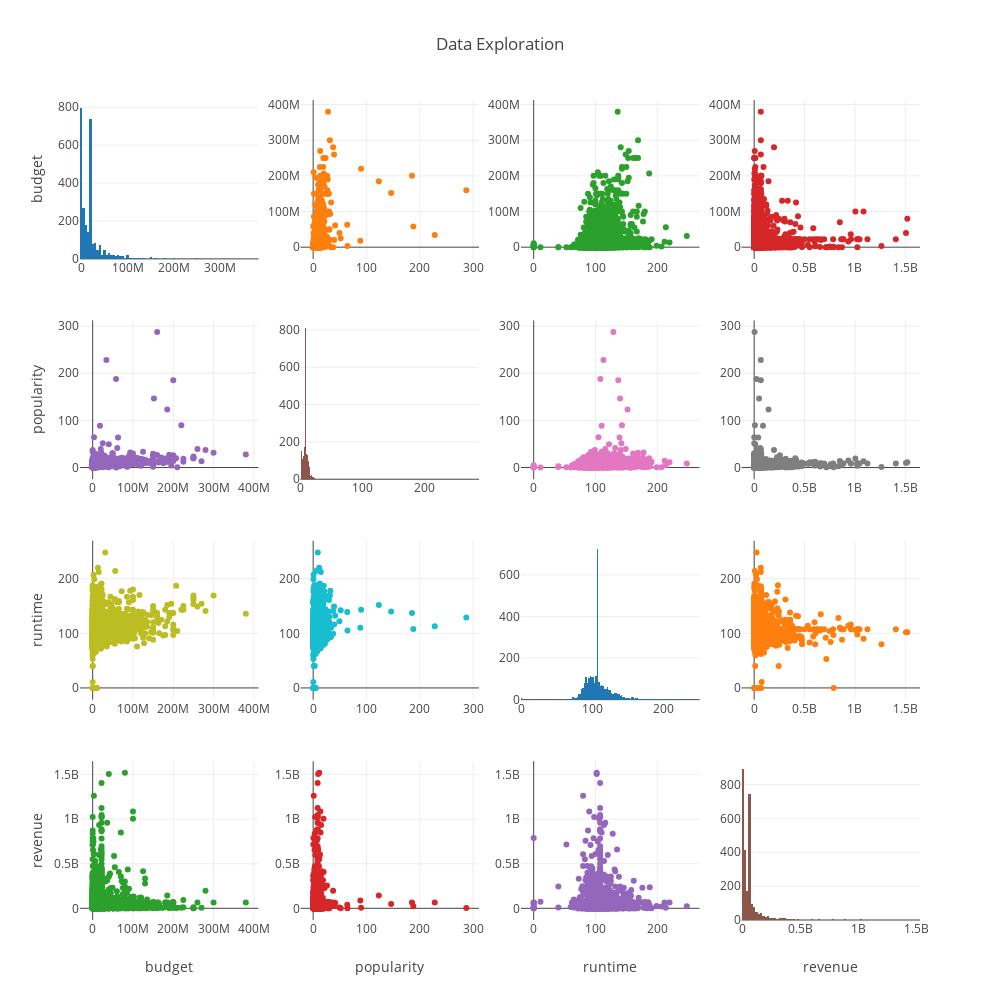

The code cell stored with this chart in its notebook:
### Code cell
#Comparing correlatons between Consumption_per_NIA/log_NIA/Property Type 


figure = ff.create_scatterplotmatrix(
    df_t[['budget', 'popularity',"runtime","revenue"]],
    height=1000,
    width=1000,
    diag='histogram',
    title="Data Exploration")
iplot(figure)

### Figure 1 — Plotly figure (JSON) as saved in the notebook; plotly's stock layout.template omitted (floating-point values rounded to 4 significant figures; data arrays with more than 128 entries replaced by an {"elided": "..."} marker saying what was removed)
{"data": [{"showlegend": false, "type": "histogram", "uid": "81185052-bd65-43b8-855a-07ac10d697fc", "x": {"elided": "2731 float values"}, "xaxis": "x", "yaxis": "y"}, {"marker": {"size": 6}, "mode": "markers", "showlegend": false, "type": "scatter", "uid": "0d15e00d-ff50-4fb8-a2df-b5968dc04c44", "x": {"elided": "2731 float values"}, "xaxis": "x2", "y": {"elided": "2731 float values"}, "yaxis": "y2"}, {"marker": {"size": 6}, "mode": "markers", "showlegend": false, "type": "scatter", "uid": "3c4ea7b5-9a00-4dd5-a023-3eaa785e8f0b", "x": {"elided": "2731 float values"}, "xaxis": "x3", "y": {"elided": "2731 float values"}, "yaxis": "y3"}, {"marker": {"size": 6}, "mode": "markers", "showlegend": false, "type": "scatter", "uid": "c570ef3d-12c0-46cf-9d59-0840ca1368f6", "x": {"elided": "2731 float values"}, "xaxis": "x4", "y": {"elided": "2731 float values"}, "yaxis": "y4"}, {"marker": {"size": 6}, "mode": "markers", "showlegend": false, "type": "scatter", "uid": "cac6d439-b362-472d-89ce-10c8ef9a4dfe", "x": {"elided": "2731 float values"}, "xaxis": "x5", "y": {"elided": "2731 float values"}, "yaxis": "y5"}, {"showlegend": false, "type": "histogram", "uid": "a213b540-4e63-4b51-97e9-77ec5ee6adc8", "x": {"elided": "2731 float values"}, "xaxis": "x6", "yaxis": "y6"}, {"marker": {"size": 6}, "mode": "markers", "showlegend": false, "type": "scatter", "uid": "a45d7a2a-3a17-4319-94db-108b099742f3", "x": {"elided": "2731 float values"}, "xaxis": "x7", "y": {"elided": "2731 float values"}, "yaxis": "y7"}, {"marker": {"size": 6}, "mode": "markers", "showlegend": false, "type": "scatter", "uid": "cef62d5c-2214-41e1-97ac-714bc76ead52", "x": {"elided": "2731 float values"}, "xaxis": "x8", "y": {"elided": "2731 float values"}, "yaxis": "y8"}, {"marker": {"size": 6}, "mode": "markers", "showlegend": false, "type": "scatter", "uid": "b75af523-645c-47e8-aacd-4aef94ff8b31", "x": {"elided": "2731 float values"}, "xaxis": "x9", "y": {"elided": "2731 float values"}, "yaxis": "y9"}, {"marker": {"size": 6}, "mode": "markers", "showlegend": false, "type": "scatter", "uid": "33fe9d67-d557-4a92-9ba0-f174b06847de", "x": {"elided": "2731 float values"}, "xaxis": "x10", "y": {"elided": "2731 float values"}, "yaxis": "y10"}, {"showlegend": false, "type": "histogram", "uid": "8219c09a-287d-41e5-aba8-e95db0d93b97", "x": {"elided": "2731 float values"}, "xaxis": "x11", "yaxis": "y11"}, {"marker": {"size": 6}, "mode": "markers", "showlegend": false, "type": "scatter", "uid": "294754d0-9a72-4f1b-9024-f9f4e87748a6", "x": {"elided": "2731 float values"}, "xaxis": "x12", "y": {"elided": "2731 float values"}, "yaxis": "y12"}, {"marker": {"size": 6}, "mode": "markers", "showlegend": false, "type": "scatter", "uid": "e4742e7f-4619-43af-ac4f-3f37276c2d8a", "x": {"elided": "2731 float values"}, "xaxis": "x13", "y": {"elided": "2731 float values"}, "yaxis": "y13"}, {"marker": {"size": 6}, "mode": "markers", "showlegend": false, "type": "scatter", "uid": "b0ed72f3-12fc-414f-ad81-0e1a99d41a1c", "x": {"elided": "2731 float values"}, "xaxis": "x14", "y": {"elided": "2731 float values"}, "yaxis": "y14"}, {"marker": {"size": 6}, "mode": "markers", "showlegend": false, "type": "scatter", "uid": "e387d0ad-cc59-4381-a925-86ca93d340ce", "x": {"elided": "2731 float values"}, "xaxis": "x15", "y": {"elided": "2731 float values"}, "yaxis": "y15"}, {"showlegend": false, "type": "histogram", "uid": "4aeef68f-1f5f-441b-bc2a-fdcdd0259ab1", "x": {"elided": "2731 float values"}, "xaxis": "x16", "yaxis": "y16"}], "layout": {"height": 1000, "showlegend": true, "title": {"text": "Data Exploration"}, "width": 1000, "xaxis": {"anchor": "y", "domain": [0, 0.2125]}, "xaxis10": {"anchor": "y10", "domain": [0.2625, 0.475]}, "xaxis11": {"anchor": "y11", "domain": [0.525, 0.7375]}, "xaxis12": {"anchor": "y12", "domain": [0.7875, 1]}, "xaxis13": {"anchor": "y13", "domain": [0, 0.2125], "title": {"text": "budget"}}, "xaxis14": {"anchor": "y14", "domain": [0.2625, 0.475], "title": {"text": "popularity"}}, "xaxis15": {"anchor": "y15", "domain": [0.525, 0.7375], "title": {"text": "runtime"}}, "xaxis16": {"anchor": "y16", "domain": [0.7875, 1], "title": {"text": "revenue"}}, "xaxis2": {"anchor": "y2", "domain": [0.2625, 0.475]}, "xaxis3": {"anchor": "y3", "domain": [0.525, 0.7375]}, "xaxis4": {"anchor": "y4", "domain": [0.7875, 1]}, "xaxis5": {"anchor": "y5", "domain": [0, 0.2125]}, "xaxis6": {"anchor": "y6", "domain": [0.2625, 0.475]}, "xaxis7": {"anchor": "y7", "domain": [0.525, 0.7375]}, "xaxis8": {"anchor": "y8", "domain": [0.7875, 1]}, "xaxis9": {"anchor": "y9", "domain": [0, 0.2125]}, "yaxis": {"anchor": "x", "domain": [0.8063, 1], "title": {"text": "budget"}}, "yaxis10": {"anchor": "x10", "domain": [0.2687, 0.4625]}, "yaxis11": {"anchor": "x11", "domain": [0.2687, 0.4625]}, "yaxis12": {"anchor": "x12", "domain": [0.2687, 0.4625]}, "yaxis13": {"anchor": "x13", "domain": [0, 0.1938], "title": {"text": "revenue"}}, "yaxis14": {"anchor": "x14", "domain": [0, 0.1938]}, "yaxis15": {"anchor": "x15", "domain": [0, 0.1938]}, "yaxis16": {"anchor": "x16", "domain": [0, 0.1938]}, "yaxis2": {"anchor": "x2", "domain": [0.8063, 1]}, "yaxis3": {"anchor": "x3", "domain": [0.8063, 1]}, "yaxis4": {"anchor": "x4", "domain": [0.8063, 1]}, "yaxis5": {"anchor": "x5", "domain": [0.5375, 0.7312], "title": {"text": "popularity"}}, "yaxis6": {"anchor": "x6", "domain": [0.5375, 0.7312]}, "yaxis7": {"anchor": "x7", "domain": [0.5375, 0.7312]}, "yaxis8": {"anchor": "x8", "domain": [0.5375, 0.7312]}, "yaxis9": {"anchor": "x9", "domain": [0.2687, 0.4625], "title": {"text": "runtime"}}}}
